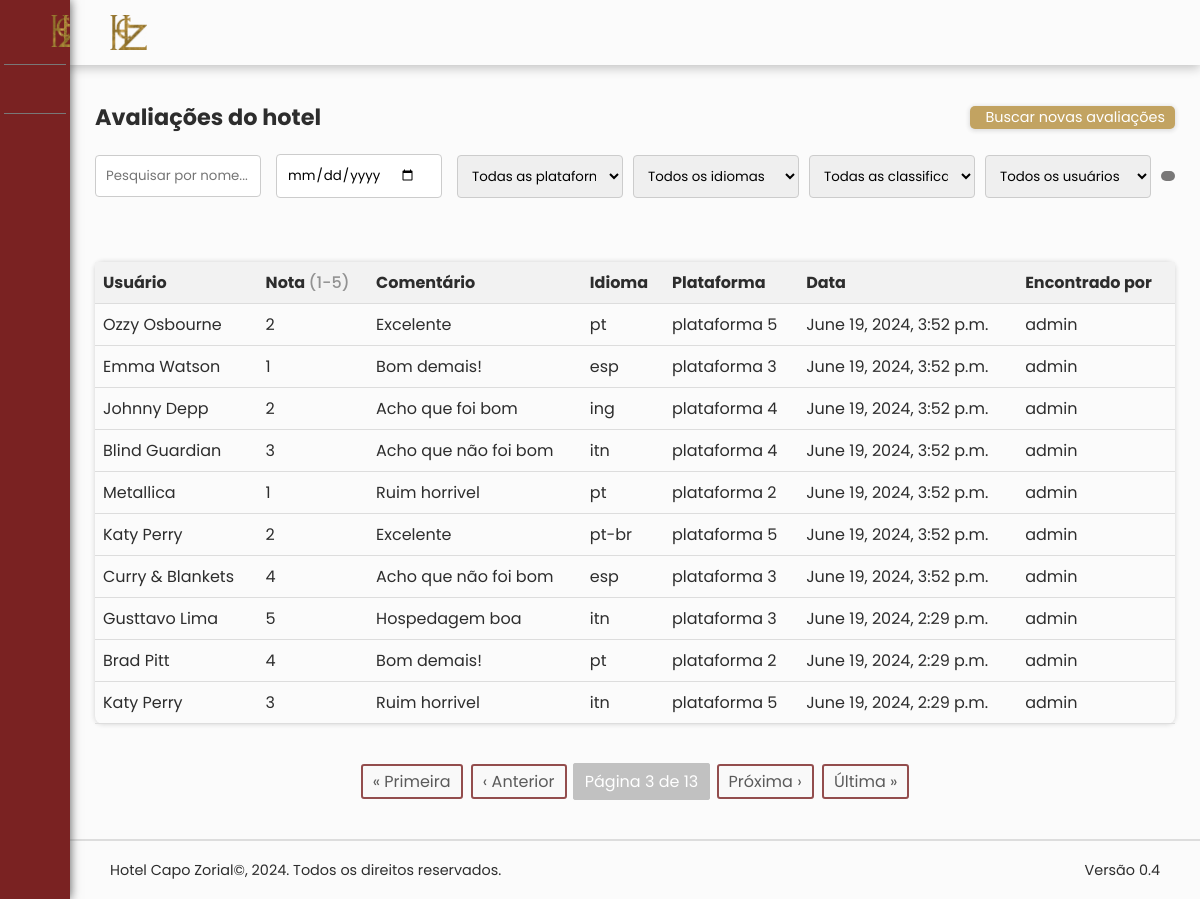
/?page=3 (signed in), run on the app's committed database.
### busca_app/models.py (models this page shows, shortened)
class Avaliacoes(models.Model):
    class Meta:
        ordering = ['-data']
    PLATAFORMA_CHOICES = [
        ('plataforma 1', 'Plataforma 1'),
        ('plataforma 2', 'Plataforma 2'),
        ('plataforma 3', 'Plataforma 3'),
        ('plataforma 4', 'Plataforma 4'),
        ('plataforma 5', 'Plataforma 5'),
    ]
    IDIOMA_CHOICES = [
        ('pt-br', 'Português Brasileiro'),
        ('pt', 'Português'),
        ('ing', 'Inglês'),
        ('esp', 'Espanhol'),
        ('itn', 'Italiano'),
    ]
    nome = models.CharField(max_length=100, verbose_name="Nome")
    texto = models.TextField(verbose_name="Texto")
    plataforma = models.CharField(max_length=50, choices=PLATAFORMA_CHOICES, verbose_name="Plataforma")
    data = models.DateTimeField(auto_now_add=True, verbose_name="Data")
    classificacao = models.IntegerField(verbose_name="Classificação")
    idioma = models.CharField(max_length=20, choices=IDIOMA_CHOICES, verbose_name="Idioma")
    encontrado_por = models.ForeignKey(User, on_delete=models.CASCADE, verbose_name="Encontrado por")

### busca_app/views.py (the view)
# urls.py: path("", views.home, name="home"),
def home(request):
    query = request.GET.get('q')
    data = request.GET.get('data')
    plataforma = request.GET.get('plataforma')
    idioma = request.GET.get('idioma')
    classificacao = request.GET.get('classificacao')
    encontrado_por = request.GET.get('encontrado_por')
    avaliacoes = Avaliacoes.objects.all()
    if query:
        avaliacoes = avaliacoes.filter(nome__icontains=query)
    if data:
        avaliacoes = avaliacoes.filter(data__date=data)
    if plataforma:
        avaliacoes = avaliacoes.filter(plataforma=plataforma)
    if idioma:
        avaliacoes = avaliacoes.filter(idioma=idioma)
    if classificacao:
        avaliacoes = avaliacoes.filter(classificacao=classificacao)
    if encontrado_por:
        avaliacoes = avaliacoes.filter(encontrado_por_id=encontrado_por)
    paginator = Paginator(avaliacoes, 10)
    page_number = request.GET.get('page')
    try:
        avaliacoes = paginator.page(page_number)
    except PageNotAnInteger:
        avaliacoes = paginator.page(1)
    except EmptyPage:
        avaliacoes = paginator.page(paginator.num_pages)
    plataformas = Avaliacoes.PLATAFORMA_CHOICES
    idiomas = Avaliacoes.IDIOMA_CHOICES
    classificacoes = [1, 2, 3, 4, 5]
    usuarios = User.objects.all()
    novas_avaliacoes = request.session.pop('novas_avaliacoes', None)
    return render(request, 'home.html', {
        'avaliacoes': avaliacoes,
        'plataformas': plataformas,
        'idiomas': idiomas,
        'classificacoes': classificacoes,
        'usuarios': usuarios,
        'novas_avaliacoes': novas_avaliacoes,
    })

### busca_app/templates/home.html (shortened to what this page needs)
{% extends 'index.html' %}
{% block content %}
<head>
    <link rel="stylesheet" href="../static/css/home.css">
</head>
<body id="atividades">
    <div class="content">
        <div class="search-and-add">
            <h1>Avaliações do hotel</h1>
            <div class="button-group">
                <a class="add_atividade" href="{% url 'buscar' %}">
                    <span class="title">Buscar novas avaliações</span>
                </a>
            </div>
        </div>
        <form class="search" action="{% url 'home' %}" method="GET">
            <input type="text" name="q" placeholder="Pesquisar por nome..." value="{{ request.GET.q }}">
            <input type="date" name="data" placeholder="Pesquisar por data..." value="{{ request.GET.data }}">
            <select name="plataforma">
                <option value="">Todas as plataformas</option>
            </select>
            <select name="idioma">
                <option value="">Todos os idiomas</option>
            </select>
            <select name="classificacao">
                <option value="">Todas as classificações</option>
            </select>
            <select name="encontrado_por">
                <option value="">Todos os usuários</option>
            </select>
            <button type="submit"></button>
        </form>
        <table class="atividades-table">
            <thead>
                <tr>
                    <th>Usuário</th>
                    <th>Nota <span style="font-weight: 500; color: #929292;">(1-5)</span></th>
                    <th>Comentário</th>
                    <th>Idioma</th>
                    <th>Plataforma</th>
                    <th>Data</th>
                    <th>Encontrado por</th>
                </tr>
            </thead>
            <tbody>
                {% for avaliacao in avaliacoes %}
                <tr>
                    <td><a href="#">{{ avaliacao.nome }}</a></td>
                    <td><a href="#">{{ avaliacao.classificacao }}<ion-icon style="padding-left: 3px; color: rgb(224, 224, 100);" name="star"></ion-icon></a></td>
                    <td><a href="#">{{ avaliacao.texto }}</a></td>
                    <td><a href="#">{{ avaliacao.idioma }}</a></td>
                    <td><a href="#">{{ avaliacao.plataforma }}</a></td>
                    <td><a href="#">{{ avaliacao.data }}</a></td>
                    <td><a href="#">{{ avaliacao.encontrado_por.username }}</a></td>
                </tr>
                {% endfor %}
            </tbody>
        </table>
    </div>
    <div class="pagination">
        {% if avaliacoes.has_other_pages %}
            {% if avaliacoes.has_previous %}
                <a href="?page=1">&laquo; Primeira</a>
                <a href="?page={{ avaliacoes.previous_page_number }}">&lsaquo; Anterior</a>
            {% endif %}
            <span class="current">Página {{ avaliacoes.number }} de {{ avaliacoes.paginator.num_pages }}</span>
            {% if avaliacoes.has_next %}
                <a href="?page={{ avaliacoes.next_page_number }}">Próxima &rsaquo;</a>
                <a href="?page={{ avaliacoes.paginator.num_pages }}">Última &raquo;</a>
            {% endif %}
        {% endif %}
    </div>
</body>
{% endblock %}

### busca_app/templates/index.html (shortened to what this page needs)
<!DOCTYPE html>
<html>
{% load static %}
<head>
    <link rel="stylesheet" href="../static/css/index.css">
</head>
<body>
    <header>
        <div class="main-content">
            {% if user.is_authenticated %}
            <a class="brand" href="{% url 'home' %}"><img src="{% static 'img/logo_hotel.png' %}" alt=""></a>
            {% else %}
            <a class="brand" href="{% url 'home' %}" style="padding-left: 40px;"><img src="{% static 'img/logo_hotel.png' %}"></a>
            {% endif %}
        </div>
    </header>
    {% if user.is_authenticated %}
    <div class="navigation">
        <div class="menu-btn" onclick="toggleNavigation()">
            <span class="title"><img src="../static/img/logo_hotel.png" alt="">Hotel Capo Zorial</span>
        </div>
        <ul>
            <li class="list" data-page="home">
                <a href="{% url 'home' %}">
                    <span class="icon"></span>
                    <span class="title">Avaliações</span>
                </a>
            </li>
            {% for group in user.groups.all %}
            {% if group.name == 'admin' %}
            <li class="list">
                <a href="{% url 'grupos' %}" data-page="grupos">
                    <span class="icon"></span>
                    <span class="title">Grupos</span>
                </a>
            </li>
            <li class="list">
                <a href="{% url 'users' %}" data-page="usuarios">
                    <span class="icon"></span>
                    <span class="title">Usuários</span>
                </a>
            </li>
            <li class="list">
                <a href="#" data-page="respostas_questionario">
                    <span class="icon"></span>
                    <span class="title">Gráficos</span>
                </a>
            </li>
            <li class="list">
                <a href="#" data-page="respostas">
                    <span class="icon"></span>
                    <span class="title">Respostas</span>
                </a>
            </li>
            <li class="list">
                <a href="#" data-page="historico">
                    <span class="icon"></span>
                    <span class="title">Relatórios</span>
                </a>
            </li>
            {% else %}
            <div>
            </div>
            {% endif %}
            {% endfor %}
        </ul>
    </div>
    {% endif %}
    {% if user.is_authenticated %}
    <div class="block-content {% if user.is_authenticated and navigation_active %}with-navigation{% endif %}">
        {% block content %}
        {% endblock %}
    </div>
    <footer>
        <span class="copyright">Hotel Capo Zorial©, 2024. Todos os direitos reservados.</span>
        <span class="version">Versão 0.4</span>
    </footer>
    {% else %}
    <div class="block-content2">
        {% block content2 %}
        {% endblock %}
    </div>
    {% endif %}
</body>
</html>

### busca_app/static/css/home.css (style rules this page uses)
:root { --white-color: #e1e1e1; --dark-blue-steam-color: #171d25; --nav-color: #1d3b7d; --bg: #1a2a3b; --steam-blue: #1a9fff; --dark-gray-blue: #316282; --linear-gradient: linear-gradient(to left, #1b377a, #436994); --gray: #797878; }

### data on the page
Avaliacoes: nome "Ozzy Osbourne", classificacao "2", texto "Excelente", idioma "pt", plataforma "plataforma 5", data "June 19, 2024, 3:52 p.m.", encontrado_por.username "admin"
Avaliacoes: nome "Emma Watson", classificacao "1", texto "Bom demais!", idioma "esp", plataforma "plataforma 3", data "June 19, 2024, 3:52 p.m.", encontrado_por.username "admin"
Avaliacoes: nome "Johnny Depp", classificacao "2", texto "Acho que foi bom", idioma "ing", plataforma "plataforma 4", data "June 19, 2024, 3:52 p.m.", encontrado_por.username "admin"
Avaliacoes: nome "Blind Guardian", classificacao "3", texto "Acho que não foi bom", idioma "itn", plataforma "plataforma 4", data "June 19, 2024, 3:52 p.m.", encontrado_por.username "admin"
Avaliacoes: nome "Metallica", classificacao "1", texto "Ruim horrivel", idioma "pt", plataforma "plataforma 2", data "June 19, 2024, 3:52 p.m.", encontrado_por.username "admin"
Avaliacoes: nome "Katy Perry", classificacao "2", texto "Excelente", idioma "pt-br", plataforma "plataforma 5", data "June 19, 2024, 3:52 p.m.", encontrado_por.username "admin"
Avaliacoes: nome "Curry & Blankets", classificacao "4", texto "Acho que não foi bom", idioma "esp", plataforma "plataforma 3", data "June 19, 2024, 3:52 p.m.", encontrado_por.username "admin"
Avaliacoes: nome "Gusttavo Lima", classificacao "5", texto "Hospedagem boa", idioma "itn", plataforma "plataforma 3", data "June 19, 2024, 2:29 p.m.", encontrado_por.username "admin"
Avaliacoes: nome "Brad Pitt", classificacao "4", texto "Bom demais!", idioma "pt", plataforma "plataforma 2", data "June 19, 2024, 2:29 p.m.", encontrado_por.username "admin"
Avaliacoes: nome "Katy Perry", classificacao "3", texto "Ruim horrivel", idioma "itn", plataforma "plataforma 5", data "June 19, 2024, 2:29 p.m.", encontrado_por.username "admin"

### other printed values
{{ avaliacoes.number }} "3"
{{ avaliacoes.paginator.num_pages }} "13"
